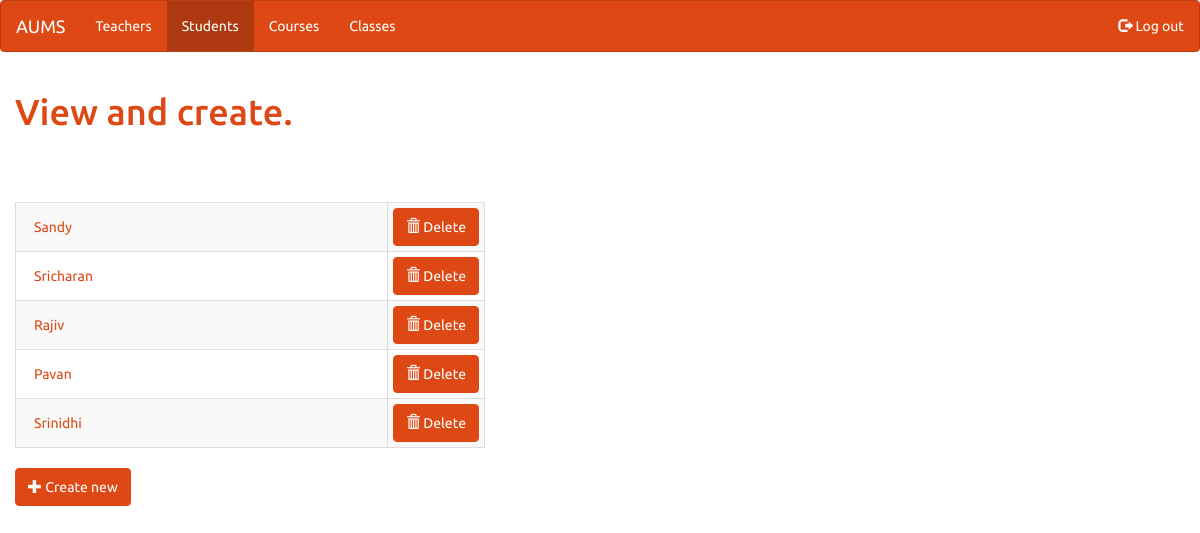
/admin/list/student/ (signed in), run on the app's committed database.
### tables this page shows
CREATE TABLE student(
	rno varchar(20) primary key,
	name varchar(100),
	classid integer references class,
	password varchar(100)
	);

### admin_views.py (the view)
def view_student_list():
	check_login()
	entries = [ { 'title' : row['name'], 'key' : row['rno'] } for row in get_student_list(flask.g.db) ]
	print entries
	return render_template('admin/view_list_base.html', entries = entries, table_name = 'student',
			update_url_name = 'update_student', create_url_name = 'create_student', active_page = 'view_student_list')

### admin_views.py (called while the page is built)
def check_login():
	if not flask.session.get('admin_logged_in'):
		flask.abort(401)

def get_student_list(db):
	return rows_to_stringdicts(db.execute('select * from student').fetchall())

def rows_to_stringdicts(rows):
	new_rows = [dict(zip(row.keys(), [str(x) for x in row])) for row in rows]
	return new_rows

### main.py (called while the page is built)
def connect_db():
	rv = sqlite3.connect(app.config['DATABASE'])
	rv.row_factory = sqlite3.Row
	return rv

@app.before_request
def before_request():
	flask.g.db = connect_db()

@app.teardown_request
def teardown_request(exception):
	if hasattr(flask.g, 'db'):
		flask.g.db.close()

### templates/admin/view_list_base.html
{% extends "admin/base.html" %}
{% set active_page = active_page -%}
{% block heading %}
<h1 class="text-primary">View and create.</h1>
{% endblock %}
{% block body %}
<div class="row">
	<div class="col-sm-5">
		<table class="table table-striped table-bordered table-hover table-condensed">
			<tbody>
				{% for entry in entries %}
				<tr>
					<td class="col-sm-10">
						<a href="{{ url_for(update_url_name, key=entry.key) }}" class="btn btn-link" data-toggle="tooltip"
						data-placement="right" title="Change details">
							{{ entry.title }}
						</a>
					</td>
					<td class="col-sm-2">
						<a href="{{ url_for('delete_confirm', table_name=table_name, entry_key=entry.key, redirect_path=request.path) }}" class="btn btn-primary">
							<span class="glyphicon glyphicon-trash"></span>
							Delete
						</a>
					</td>
				</tr>
				{% endfor %}
			</tbody>
		</table>
	</div>
</div>
<a href="{{ url_for(create_url_name) }}" class="btn btn-primary">
	<span class="glyphicon glyphicon-plus"></span>
	Create new
</a>
{% endblock %}

### data on the page
student: title "Sandy"
student: title "Sricharan"
student: title "Rajiv"
student: title "Pavan"
student: title "Srinidhi"

### other printed values
{{ caption|e }} "Teachers" "Students" "Courses" "Classes"
